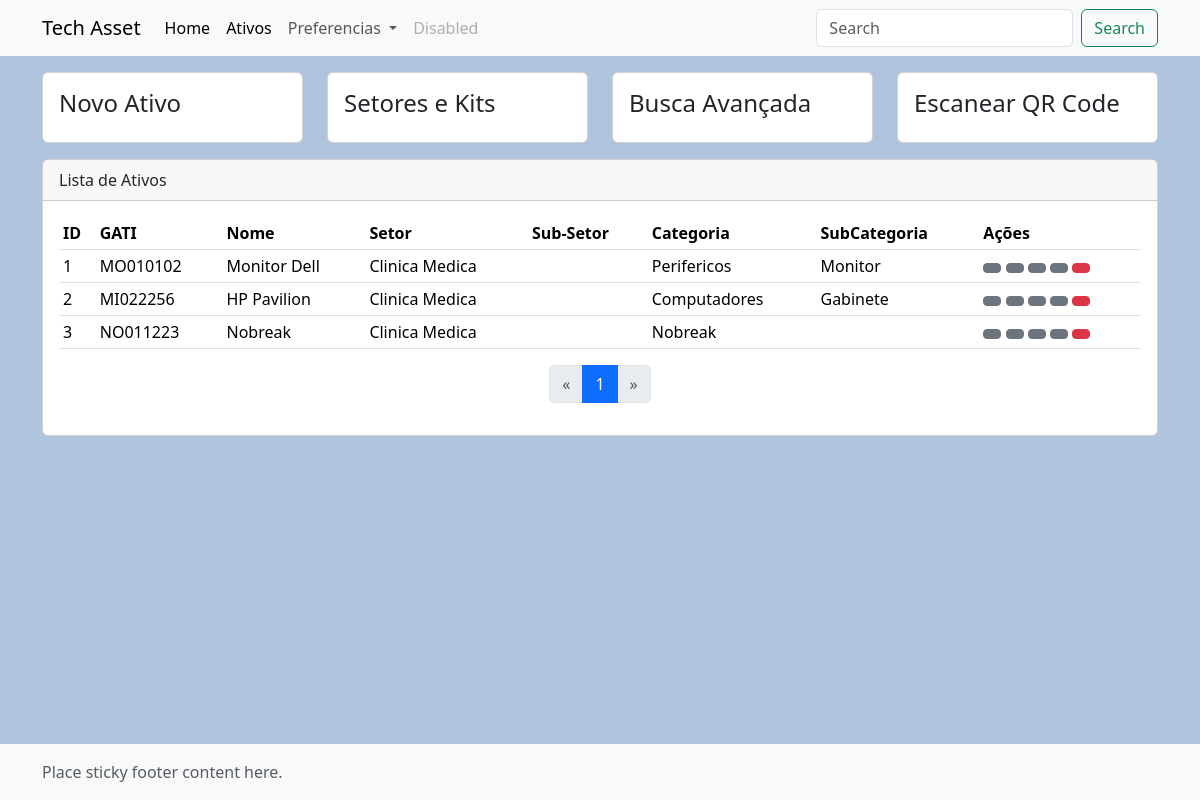
Screenshot of /asset/ with the database file from the repository.
### app_tech_asset/models.py (models this page shows, shortened)
class GlobalSettings(models.Model):
    name = models.CharField(null=True, max_length=50)
    internalcode01 = models.CharField(max_length=50, null=True)
    internalcode02 = models.CharField(max_length=50, null=True)
    internalcode03 = models.CharField(max_length=50, null=True)

class Asset(models.Model):
    name = models.CharField(null=False, max_length=50)
    category = models.ForeignKey(Category, null=True, on_delete=models.SET_NULL)
    subcategory = models.ForeignKey(SubCategory, on_delete=models.SET_NULL, null= True)
    modified = models.DateTimeField(auto_now_add=True)
    added = models.DateTimeField(auto_now_add=True)
    details = models.TextField(null=True)
    sector = models.ForeignKey(Sector, null=True, on_delete=models.SET_NULL)
    subsector = models.ForeignKey(SubSector, blank=True, on_delete=models.SET_NULL, null= True)
    rental_company = models.ForeignKey(RentalCompany, null=True, on_delete=models.SET_NULL)
    internal_code1 = models.CharField(null=True, max_length=50)
    internal_code2 = models.CharField(null=True, max_length=50)
    internal_code3 = models.CharField(null=True, max_length=50)
    serial_number = models.CharField(null=True, max_length=50)
    brand = models.CharField(null=True, max_length=50)
    mac_address = models.CharField(null=True, max_length=50)
    windows_license = models.CharField(null=True, max_length=50)
    kit = models.ForeignKey(Kit, on_delete=models.SET_NULL, null=True, blank=True)

class Sector(models.Model):
    name = models.CharField(null=False, max_length=50)
    def __str__(self):
        return self.name

class Category(models.Model):
    name = models.CharField(null=False, max_length=50)
    def __str__(self):
        return self.name

class SubCategory(models.Model):
    parent = models.ForeignKey(Category, blank=True, on_delete=models.CASCADE)
    name = models.CharField(null=False, max_length=50)
    def __str__(self):
        return self.name

### app_tech_asset/views.py (the view)
# urls.py: path('asset/', views.list_asset, name='list_asset'),
def list_asset(request):
    asset_list = Asset.objects.all()
    sector_list = Sector.objects.all()
    subsector_list = SubSector.objects.all()
    sector_list_alt = Sector.objects.prefetch_related('subsector_set').all()
    subsector_list_alt = SubSector.objects.all()
    kit_list = Kit.objects.all()
    sectorform = SectorForm()
    subsectorform = SubSectorForm()
    kitform = KitForm()
    paginator = Paginator(asset_list, 20)
    page_number = request.GET.get('page')
    page_obj = paginator.get_page(page_number)
    context = {
        'page_obj': page_obj,
        'asset_list': asset_list,
        'sector_list': sector_list,
        'subsector_list': subsector_list,
        'sector_list_alt': sector_list_alt,
        'subsector_list_alt': subsector_list_alt,
        'kit_list': kit_list,
        'sectorform': sectorform,
        'subsectorform': subsectorform,
        'kitform': kitform,
    }
    return render(request, 'list_asset.html', context)

### app_tech_asset/forms.py
class SectorForm(forms.Form):
    Novo_Setor = forms.CharField(max_length=50, widget=forms.TextInput(attrs={'class': 'form-control', 'placeholder':'Novo Setor'}))

class SubSectorForm(forms.Form):
    parent = forms.ModelChoiceField(
        queryset=Sector.objects.all(),
        widget=forms.Select(attrs={'class': 'form-select'}),
        empty_label="Selecione o Setor"
    )
    Novo_SubSetor = forms.CharField(
        max_length=50,
        widget=forms.TextInput(attrs={'class': 'form-control', 'placeholder': 'Novo Subsetor'})
    )

### app_tech_asset/context_processors.py (called while the page is built)
def global_settings(request):
    try:
        settings = GlobalSettings.objects.get(id=1)
    except GlobalSettings.DoesNotExist:
        settings = None
    categories = Category.objects.all()
    subcategories = SubCategory.objects.all()
    sectors = Sector.objects.all()
    subsectors = SubSector.objects.all()
    rental_companies = RentalCompany.objects.all()
    return {
        'global_settings': settings,
        'categories': categories,
        'subcategories': subcategories,
        'sectors': sectors,
        'subsectors': subsectors,
        'rental_companies': rental_companies
        }

### app_tech_asset/models.py (called while the page is built)
    def __str__(self):
        return self.name

    def __str__(self):
        return self.name

### app_tech_asset/templates/list_asset.html (shortened to what this page needs)
{% extends 'base.html' %}
{% block content %}
{% load static %}
<div class="container mt-3">
    <div class="accordion" id="accBtns">
        <div class="">
            <div class="row">
                <div class="col-3">
                    <div class="card mb-3" type="button" data-bs-toggle="collapse" data-bs-target="#collNewAsset" aria-expanded="false" aria-controls="collNewAsset">
                        <div class="card-body">
                            <h4 id="headNewAsset">
                                Novo Ativo
                            </h4>
                        </div>
                    </div>
                </div>
                <div class="col-3">
                    <div class="card mb-3" type="button" data-bs-toggle="collapse" data-bs-target="#collSector" aria-expanded="false" aria-controls="collSector">
                        <div class="card-body">
                            <h4 id="headSector">
                                Setores e Kits
                            </h4>
                        </div>
                    </div>
                </div>
                <div class="col-3">
                    <div class="card mb-3" type="button" data-bs-toggle="modal" data-bs-target="#filterModal">
                        <div class="card-body">
                            <h4 id="headKit">
                                Busca Avançada
                            </h4>
                        </div>
                    </div>
                </div>
                <div class="col-3">
                    <div class="card mb-3" id="scanQrCodeBtn" type="button" data-bs-toggle="modal" data-bs-target="#qrCodeScanModal">
                        <div class="card-body">
                            <h4 id="headingThree">
                                Escanear QR Code
                            </h4>
                        </div>
                    </div>
                </div>
            </div>
        </div>
    </div>
    <div class="card mb-3">
        <div class="card-header">
            Lista de Ativos
        </div>
        <div class="card-body">
            <table class="table table-sm">
                <tr>
                    <th scope="col">ID</th>
                    <th scope="col">{{global_settings.internalcode01}}</th>
                    <th scope="col">Nome</th>
                    <th scope="col">Setor</th>
                    <th scope="col">Sub-Setor</th>
                    <th scope="col">Categoria</th>
                    <th scope="col">SubCategoria</th>
                    <th scope="col">Ações</th>
                </tr>
                {% for asset in page_obj %}
                <tr>
                    <td  onclick="window.location.href='{% url 'view_asset' asset.id %}'">{{ asset.id }}</td>
                    <td  onclick="window.location.href='{% url 'view_asset' asset.id %}'">{{ asset.internal_code1 }}</td>
                    <td  onclick="window.location.href='{% url 'view_asset' asset.id %}'">{{ asset.name }}</td>
                    <td  onclick="window.location.href='{% url 'view_asset' asset.id %}'">{% if asset.sector %}{{ asset.sector }}{% endif %}</td>
                    <td  onclick="window.location.href='{% url 'view_asset' asset.id %}'">{% if asset.subsector %}{{ asset.subsector }}{% endif %}</td>
                    <td  onclick="window.location.href='{% url 'view_asset' asset.id %}'">{% if asset.category %}{{ asset.category }}{% endif %}</td>
                    <td  onclick="window.location.href='{% url 'view_asset' asset.id %}'">{% if asset.subcategory %}{{ asset.subcategory }}{% endif %}</td>
                    <td>
                        <a href="{% url 'view_asset' asset.id %}" class="btn btn-sm btn-secondary"></a>
                        <a href="{% url 'edit_asset' asset.id %}" class="btn btn-sm btn-secondary"></a>
                        <button class="btn btn-secondary btn-sm" id="generateQR{{asset.id}}" data-bs-toggle="modal" data-bs-target="#qrModal{{ asset.id }}"></button>
                        <a class="btn btn-sm btn-secondary" data-bs-toggle="modal" data-bs-target="#transferModal{{ asset.id }}"></a>
                        <button class="btn btn-sm btn-danger" data-bs-toggle="modal" data-bs-target="#deleteModal{{ asset.id }}"></button>
                    </td>
                </tr>
                {% endfor%}
            </table>
            <nav aria-label="Page navigation">
                <ul class="pagination justify-content-center">
                    {% if page_obj.has_previous %}
                    <li class="page-item">
                        <a class="page-link" href="?page={{ page_obj.previous_page_number }}" aria-label="Previous">
                            <span aria-hidden="true">&laquo;</span>
                        </a>
                    </li>
                    {% else %}
                    <li class="page-item disabled">
                        <span class="page-link">&laquo;</span>
                    </li>
                    {% endif %}
                    {% for num in page_obj.paginator.page_range %}
                    {% if page_obj.number == num %}
                    <li class="page-item active"><span class="page-link">{{ num }}</span></li>
                    {% elif num > page_obj.number|add:'-3' and num < page_obj.number|add:'3' %}
                    <li class="page-item"><a class="page-link" href="?page={{ num }}">{{ num }}</a></li>
                    {% endif %}
                    {% endfor %}
                    {% if page_obj.has_next %}
                    <li class="page-item">
                        <a class="page-link" href="?page={{ page_obj.next_page_number }}" aria-label="Next">
                            <span aria-hidden="true">&raquo;</span>
                        </a>
                    </li>
                    {% else %}
                    <li class="page-item disabled">
                        <span class="page-link">&raquo;</span>
                    </li>
                    {% endif %}
                </ul>
            </nav>
        </div>
    </div>
</div>
{% endblock %}

### app_tech_asset/static/css/style.css (style rules this page uses)
body { background-color: lightsteelblue; }

### rows the page displays
GlobalSettings: internalcode01 "GATI"
Asset: id "1", internal_code1 "MO010102", name "Monitor Dell", sector "Clinica Medica", category "Perifericos", subcategory "Monitor"
Asset: id "2", internal_code1 "MI022256", name "HP Pavilion", sector "Clinica Medica", category "Computadores", subcategory "Gabinete"
Asset: id "3", internal_code1 "NO011223", name "Nobreak", sector "Clinica Medica", category "Nobreak"

### other values shown
{{ num }} "1"
